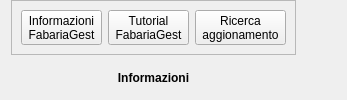
      <widget class="QWidget" name="info">
       <attribute name="title">
        <string>Informazioni</string>
       </attribute>
       <layout class="QGridLayout" name="gridLayout_25">
        <property name="topMargin">
         <number>0</number>
        </property>
        <property name="bottomMargin">
         <number>0</number>
        </property>
        <item row="0" column="0">
         <layout class="QGridLayout" name="gridLayout_36">
          <property name="spacing">
           <number>0</number>
          </property>
          <item row="0" column="0">
           <widget class="QFrame" name="frame_11">
            <property name="sizePolicy">
             <sizepolicy hsizetype="Fixed" vsizetype="Preferred">
              <horstretch>0</horstretch>
              <verstretch>0</verstretch>
             </sizepolicy>
            </property>
            <property name="frameShape">
             <enum>QFrame::StyledPanel</enum>
            </property>
            <property name="frameShadow">
             <enum>QFrame::Raised</enum>
            </property>
            <layout class="QGridLayout" name="gridLayout_37">
             <property name="verticalSpacing">
              <number>0</number>
             </property>
             <item row="0" column="2">
              <widget class="QToolButton" name="agg_button">
               <property name="font">
                <font>
                 <pointsize>9</pointsize>
                </font>
               </property>
               <property name="text">
                <string>Ricerca
aggionamento</string>
               </property>
               <property name="icon">
                <iconset resource="../fabaria.qrc">
                 <normaloff>:/images/system-software-update.png</normaloff>:/images/system-software-update.png</iconset>
               </property>
               <property name="iconSize">
                <size>
                 <width>48</width>
                 <height>48</height>
                </size>
               </property>
               <property name="toolButtonStyle">
                <enum>Qt::ToolButtonTextUnderIcon</enum>
               </property>
              </widget>
             </item>
             <item row="0" column="1">
              <widget class="QToolButton" name="about_qt_2">
               <property name="sizePolicy">
                <sizepolicy hsizetype="Fixed" vsizetype="Fixed">
                 <horstretch>6</horstretch>
                 <verstretch>0</verstretch>
                </sizepolicy>
               </property>
               <property name="font">
                <font>
                 <pointsize>9</pointsize>
                </font>
               </property>
               <property name="text">
                <string>Tutorial 
FabariaGest</string>
               </property>
               <property name="icon">
                <iconset resource="../fabaria.qrc">
                 <normaloff>:/images/svn_status.png</normaloff>:/images/svn_status.png</iconset>
               </property>
               <property name="iconSize">
                <size>
                 <width>48</width>
                 <height>48</height>
                </size>
               </property>
               <property name="toolButtonStyle">
                <enum>Qt::ToolButtonTextUnderIcon</enum>
               </property>
              </widget>
             </item>
             <item row="0" column="0">
              <widget class="QToolButton" name="about_luxury_2">
               <property name="sizePolicy">
                <sizepolicy hsizetype="Fixed" vsizetype="Fixed">
                 <horstretch>0</horstretch>
                 <verstretch>0</verstretch>
                </sizepolicy>
               </property>
               <property name="font">
                <font>
                 <pointsize>9</pointsize>
                </font>
               </property>
               <property name="text">
                <string>Informazioni
FabariaGest</string>
               </property>
               <property name="icon">
                <iconset resource="../fabaria.qrc">
                 <normaloff>:/images/svn_status.png</normaloff>:/images/svn_status.png</iconset>
               </property>
               <property name="iconSize">
                <size>
                 <width>48</width>
                 <height>48</height>
                </size>
               </property>
               <property name="toolButtonStyle">
                <enum>Qt::ToolButtonTextUnderIcon</enum>
               </property>
              </widget>
             </item>
            </layout>
           </widget>
          </item>
          <item row="1" column="0">
           <widget class="QLabel" name="label_11">
            <property name="font">
             <font>
              <weight>75</weight>
              <bold>true</bold>
             </font>
            </property>
            <property name="text">
             <string>Informazioni</string>
            </property>
            <property name="alignment">
             <set>Qt::AlignCenter</set>
            </property>
           </widget>
          </item>
         </layout>
        </item>
        <item row="0" column="1">
         <spacer name="horizontalSpacer_3">
          <property name="orientation">
           <enum>Qt::Horizontal</enum>
          </property>
          <property name="sizeHint" stdset="0">
           <size>
            <width>40</width>
            <height>20</height>
           </size>
          </property>
         </spacer>
        </item>
       </layout>
      </widget>
